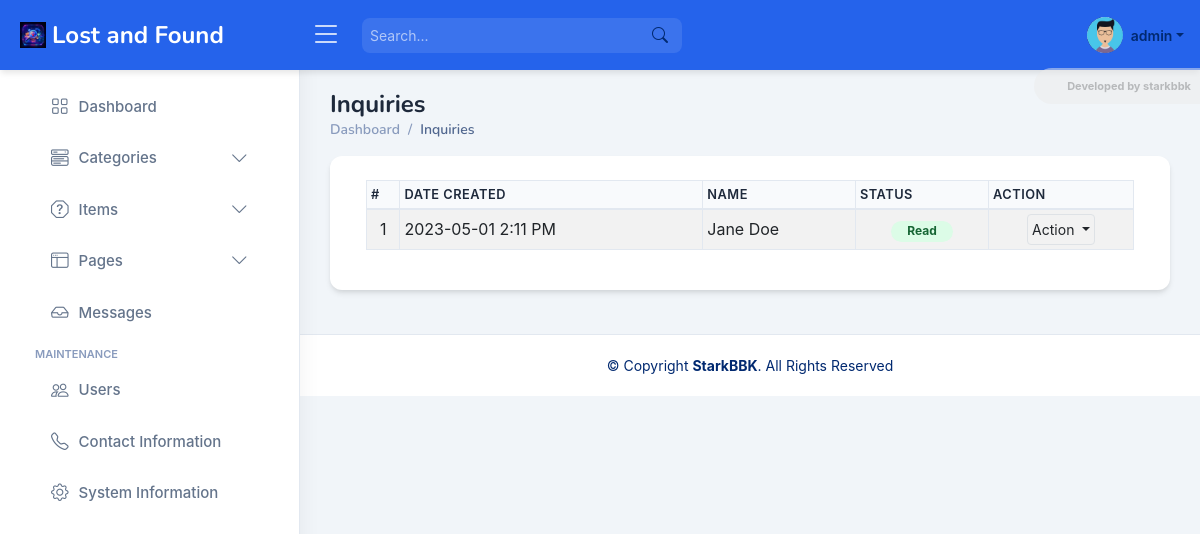
The page /admin?page=inquiries (signed in) on the database its author committed.
### tables this page shows
CREATE TABLE `inquiry_list` (
  `id` bigint(30) NOT NULL AUTO_INCREMENT,
  `fullname` text NOT NULL,
  `contact` text NOT NULL,
  `email` text NOT NULL,
  `message` text NOT NULL,
  `status` tinyint(1) NOT NULL DEFAULT 0,
  `created_at` datetime NOT NULL DEFAULT current_timestamp(),
  `updated_at` datetime DEFAULT NULL ON UPDATE current_timestamp(),
  PRIMARY KEY (`id`)
);

### admin/inquiries/index.php (the view, shortened to what this page needs)
<div class="card card-outline rounded-0 card-navy">
	<div class="card-body pt-4">
        <div class="container-fluid">
			<div class="table-responsive">
				<table class="table table-sm table-hover table-striped table-bordered" id="list">
					<thead>
						<tr>
							<th>#</th>
							<th>Date Created</th>
							<th>Name</th>
							<th>Status</th>
							<th>Action</th>
						</tr>
					</thead>
					<tbody>
						<?php
						$i = 1;
						$qry = $conn->query("SELECT * from `inquiry_list` order by `status` asc, abs(unix_timestamp(`created_at`))  desc");
						while($row = $qry->fetch_assoc()):
						?>
							<tr>
								<td class="align-items-center text-center"><?php echo $i++; ?></td>
								<td class="align-items-center"><?php echo date("Y-m-d g:i A",strtotime($row['created_at'])) ?></td>
								<td class="align-items-center"><?= $row['fullname'] ?></td>
								<td class="align-items-center text-center">
									<?php if($row['status'] == 1): ?>
										<span class="badge bg-success px-3 rounded-pill">Read</span>
									<?php else: ?>
										<span class="badge bg-secondary px-3 rounded-pill">Unread</span>
									<?php endif; ?>
								</td>
								<td class="align-items-center" align="center">
									<div class="dropdown">
										<button type="button" class="btn btn-flat p-1 btn-default btn-sm border dropdown-toggle dropdown-icon" data-bs-toggle="dropdown">
												Action
										</button>
									</div>
								</td>
							</tr>
						<?php endwhile; ?>
					</tbody>
				</table>
			</div>
		</div>
	</div>
</div>

### assets/css/style.css (style rules this page uses)
:root { scroll-behavior: smooth; }
body { font-family: "Open Sans", sans-serif; background: #f6f9ff; color: #444444; }
.card { margin-bottom: 30px; border: none; border-radius: 5px; box-shadow: 0px 0 30px rgba(1, 41, 112, 0.1); }
.card-body { padding: 0 20px 20px 20px; }

### assets/css/custom.css (style rules this page uses)
:root { --bg-body: #f1f5f9; --bg-white: #ffffff; --primary-blue: #2563eb; --primary-light: #3b82f6; --primary-dark: #1d4ed8; --text-heading: #1e293b; --text-body: #64748b; --border-color: #e2e8f0; --card-shadow: 0 4px 6px -1px rgba(0, 0, 0, 0.1), 0 2px 4px -1px rgba(0, 0, 0, 0.06); --border-radius: 12px; }
body { background-color: var(--bg-body) !important; font-family: 'Inter', 'Poppins', sans-serif !important; color: var(--text-body); min-height: 100vh; }
body::before, body::after { display: none; }
.card { background-color: var(--bg-white) !important; border: 1px solid var(--border-color) !important; border-radius: var(--border-radius) !important; box-shadow: var(--card-shadow) !important; margin-bottom: 24px; border: none !important; }
.card-body { padding: 24px; }
.table { border-color: var(--border-color); }
.table thead th { background-color: #f8fafc; color: var(--text-heading); font-weight: 600; border-bottom: 2px solid var(--border-color); text-transform: uppercase; font-size: 0.8rem; letter-spacing: 0.5px; }
.table tbody td { color: var(--text-body); vertical-align: middle; }
.badge.bg-success { background-color: #dcfce7 !important; color: #166534 !important; border: none; }

### admin/inquiries/index.php (style rules this page uses)
#list td:nth-child(4), #list td:nth-child(5) { text-align:center !important; }

### rows shown on the page
inquiry_list: created_at "2023-05-01 2:11 PM", fullname "Jane Doe", status "Read"

### other values the page prints
$_settings->userdata('username') "admin"
str_replace(['_', '/'], ' ', ($pageSplit[1] ?? $page)) "Inquiries"
